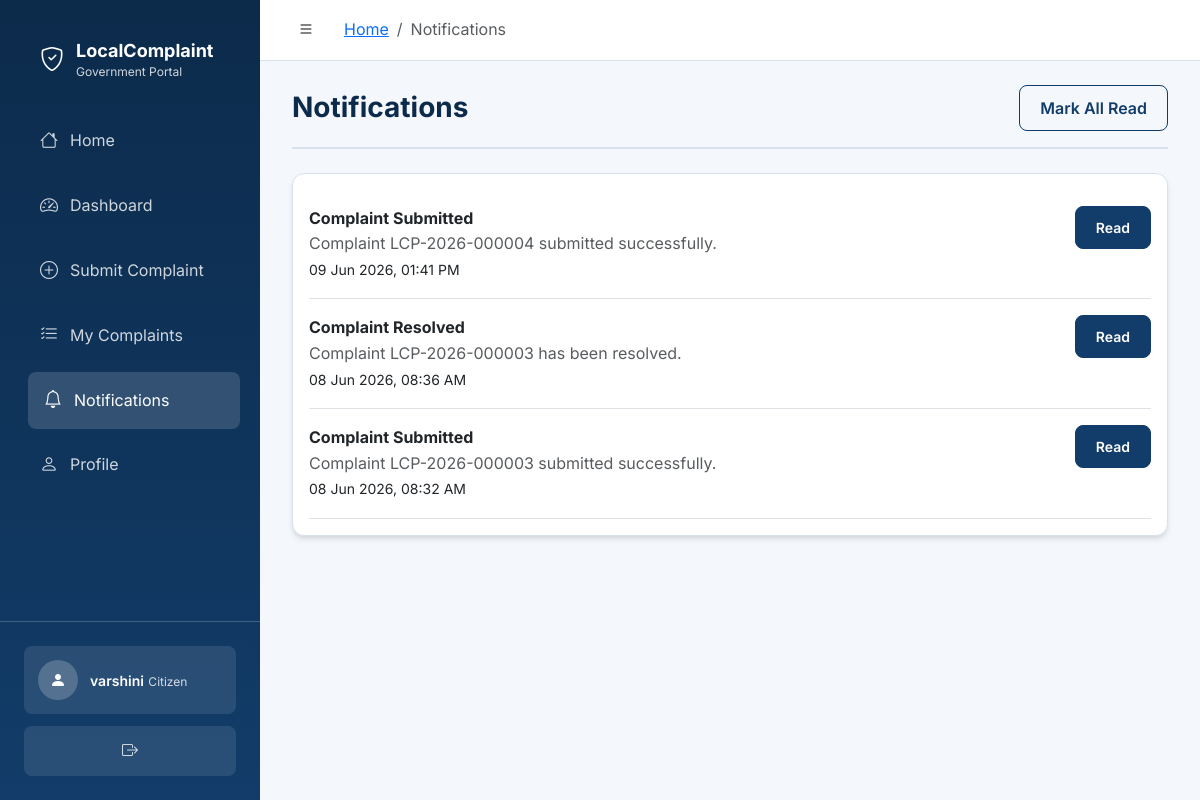
Page /citizen/notifications (signed in) on the earlier database version.
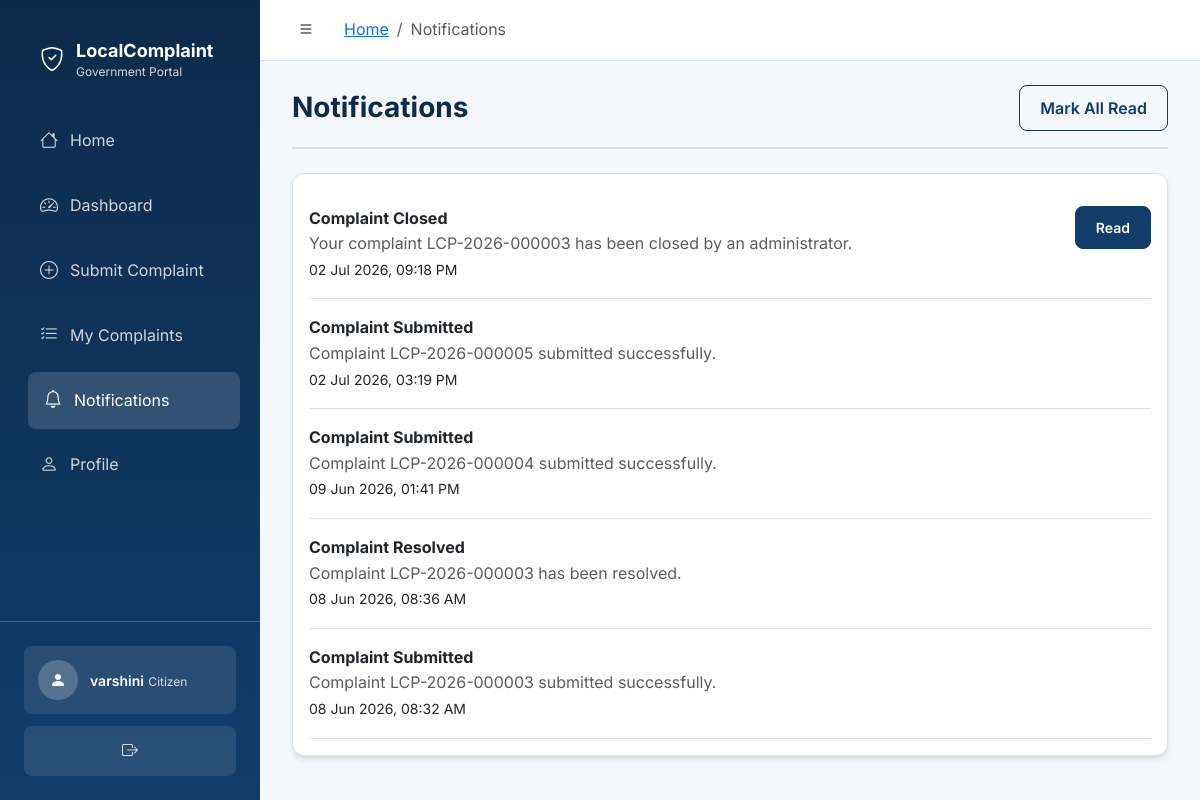
Same page on the later database version.
### backend/models/user.py (models this page shows, shortened)
class User(UserMixin, db.Model):
    __tablename__ = "users"
    ROLE_CITIZEN = "citizen"
    ROLE_OFFICER = "officer"
    ROLE_ADMIN = "admin"
    ROLES = (ROLE_CITIZEN, ROLE_OFFICER, ROLE_ADMIN)
    user_id = db.Column(db.Integer, primary_key=True, autoincrement=True)
    full_name = db.Column(db.String(120), nullable=False)
    email = db.Column(db.String(150), nullable=False, unique=True, index=True)
    password_hash = db.Column(db.String(255), nullable=False)
    phone = db.Column(db.String(20))
    role = db.Column(
        db.Enum(*ROLES, name="user_role"),
        nullable=False,
        default=ROLE_CITIZEN,
        index=True,
    )
    security_question = db.Column(db.String(255))
    security_answer_hash = db.Column(db.String(255))
    is_active = db.Column(db.Boolean, nullable=False, default=True, index=True)
    created_at = db.Column(db.DateTime, nullable=False, default=datetime.utcnow)
    updated_at = db.Column(
        db.DateTime,
        nullable=False,
        default=datetime.utcnow,
        onupdate=datetime.utcnow,
    )
    citizen_complaints = db.relationship(
        "Complaint",
        foreign_keys="Complaint.citizen_id",
        back_populates="citizen",
        lazy="dynamic",
    )
    assigned_complaints = db.relationship(
        "Complaint",
        foreign_keys="Complaint.assigned_officer_id",
        back_populates="assigned_officer",
        lazy="dynamic",
    )
    assigned_wards = db.relationship(
        "Ward",
        foreign_keys="Ward.assigned_officer_id",
        back_populates="assigned_officer",
        lazy="dynamic",
    )
    complaint_updates = db.relationship(
        "ComplaintUpdate",
        back_populates="updated_by_user",
        lazy="dynamic",
    )
    notifications = db.relationship(
        "Notification",
        back_populates="user",
        lazy="dynamic",
        cascade="all, delete-orphan",
    )
    feedback_entries = db.relationship(
        "Feedback",
        back_populates="citizen",
        lazy="dynamic",
    )
    activity_logs = db.relationship(
        "ActivityLog",
        back_populates="user",
        lazy="dynamic",
    )

### backend/models/notification.py (models this page shows, shortened)
class Notification(db.Model):
    __tablename__ = "notifications"
    TYPE_COMPLAINT_SUBMITTED = "Complaint Submitted"
    TYPE_COMPLAINT_ASSIGNED = "Complaint Assigned"
    TYPE_STATUS_UPDATED = "Status Updated"
    TYPE_COMPLAINT_RESOLVED = "Complaint Resolved"
    TYPE_COMPLAINT_CLOSED = "Complaint Closed"
    TYPE_SYSTEM = "System"
    TYPES = (
        TYPE_COMPLAINT_SUBMITTED,
        TYPE_COMPLAINT_ASSIGNED,
        TYPE_STATUS_UPDATED,
        TYPE_COMPLAINT_RESOLVED,
        TYPE_COMPLAINT_CLOSED,
        TYPE_SYSTEM,
    )
    notification_id = db.Column(db.Integer, primary_key=True, autoincrement=True)
    user_id = db.Column(
        db.Integer,
        db.ForeignKey("users.user_id", ondelete="CASCADE", onupdate="CASCADE"),
        nullable=False,
        index=True,
    )
    complaint_id = db.Column(
        db.Integer,
        db.ForeignKey(
            "complaints.complaint_id",
            ondelete="SET NULL",
            onupdate="CASCADE",
        ),
        index=True,
    )
    message = db.Column(db.Text, nullable=False)
    notification_type = db.Column(
        db.Enum(*TYPES, name="notification_type"),
        nullable=False,
        default=TYPE_SYSTEM,
    )
    is_read = db.Column(db.Boolean, nullable=False, default=False, index=True)
    is_active = db.Column(db.Boolean, nullable=False, default=True)
    created_at = db.Column(
        db.DateTime,
        nullable=False,
        default=datetime.utcnow,
        index=True,
    )
    updated_at = db.Column(
        db.DateTime,
        nullable=False,
        default=datetime.utcnow,
        onupdate=datetime.utcnow,
    )
    user = db.relationship(
        "User",
        back_populates="notifications",
    )
    complaint = db.relationship(
        "Complaint",
        back_populates="notifications",
    )

### backend/routes/citizen_routes.py (the view)
@citizen_bp.route("/notifications")
@citizen_required
def notifications():
    citizen_notifications = (
        Notification.query.filter(
            Notification.user_id == current_user.user_id,
            Notification.is_active.is_(True),
        )
        .options(db.joinedload(Notification.complaint))
        .order_by(Notification.created_at.desc())
        .all()
    )
    return render_template(
        "citizen/notifications.html",
        notifications=citizen_notifications,
    )

### backend/templates/citizen/notifications.html (shortened to what this page needs)
{% extends "base_dashboard.html" %}
{% block content %}
<div class="page-header"><h1 class="h3">Notifications</h1><form autocomplete="off" method="post" action="{{ url_for('citizen.mark_all_notifications_read_route') }}">
<input type="hidden" name="csrf_token" value="{{ csrf_token() }}"/><button class="btn btn-outline-primary">Mark All Read</button></form></div>
<div class="card p-3">{% for notification in notifications %}
  <div class="d-flex justify-content-between border-bottom py-3">
    <div><strong>{{ notification.notification_type }}</strong><p class="mb-0 text-muted">{{ notification.message }}</p><small>{{ notification.created_at|datetime }}</small></div>
    {% if not notification.is_read %}<form autocomplete="off" method="post" action="{{ url_for('citizen.mark_notification_read_route', notification_id=notification.notification_id) }}">
<input type="hidden" name="csrf_token" value="{{ csrf_token() }}"/><button class="btn btn-sm btn-primary">Read</button></form>{% endif %}
  </div>{% else %}<p class="text-muted">No notifications.</p>{% endfor %}
</div>
{% endblock %}

### backend/templates/base_dashboard.html (shortened to what this page needs)
<!doctype html>
<html lang="en">
<head>
  <link href="https://cdn.jsdelivr.net/npm/bootstrap@5.3.3/dist/css/bootstrap.min.css" rel="stylesheet">
  <link href="https://cdn.jsdelivr.net/npm/bootstrap-icons@1.11.3/font/bootstrap-icons.min.css" rel="stylesheet">
  <link rel="stylesheet" href="{{ url_for('static', filename='css/style.css') }}">
</head>
<body class="dashboard-body">
  <aside class="sidebar" id="sidebar">
    <div class="sidebar-header">
      <a href="{{ url_for('index') }}" class="sidebar-brand">
        <div class="sidebar-brand-icon"><i class="bi bi-shield-check"></i></div>
        <div class="sidebar-brand-text">
          <span class="sidebar-brand-title">LocalComplaint</span>
          <span class="sidebar-brand-sub">Government Portal</span>
        </div>
      </a>
    </div>
    <nav class="sidebar-nav">
      {% block sidebar_nav %}
        {% if current_user.is_authenticated %}
          {% if current_user.role == 'citizen' %}
            {% include "components/sidebar_citizen.html" %}
          {% elif current_user.role == 'officer' %}
            {% include "components/sidebar_officer.html" %}
          {% elif current_user.role == 'admin' %}
            {% include "components/sidebar_admin.html" %}
          {% endif %}
        {% endif %}
      {% endblock %}
    </nav>
    <div class="sidebar-footer">
      <div class="sidebar-user">
        <div class="sidebar-user-avatar">
          <i class="bi bi-person-fill"></i>
        </div>
        <div class="sidebar-user-info">
          <span class="sidebar-user-name">{{ current_user.full_name if current_user.is_authenticated else 'Guest' }}</span>
          <span class="sidebar-user-role">{{ current_user.role | capitalize if current_user.is_authenticated else '' }}</span>
        </div>
      </div>
      <a href="{{ url_for('auth.logout') }}" class="sidebar-logout" title="Logout">
        <i class="bi bi-box-arrow-right"></i>
      </a>
    </div>
  </aside>
  <div class="main-wrapper">
    <header class="topbar">
      <button class="topbar-toggle" id="sidebarToggle" aria-label="Toggle sidebar">
        <i class="bi bi-list"></i>
      </button>
      <div class="topbar-breadcrumb">
        {% block breadcrumb %}
          {% set path_parts = request.path.strip('/').split('/') %}
          <nav aria-label="breadcrumb">
            <ol class="breadcrumb mb-0">
              <li class="breadcrumb-item"><a href="{{ url_for(current_user.role|lower + '.dashboard') if current_user.is_authenticated else url_for('index') }}">Home</a></li>
              {% for part in path_parts %}
                {% if part != current_user.role|lower %}
                  {% if loop.last %}
                    <li class="breadcrumb-item active" aria-current="page">{{ part | replace('_', ' ') | replace('-', ' ') | title }}</li>
                  {% else %}
                    <li class="breadcrumb-item text-muted">{{ part | replace('_', ' ') | replace('-', ' ') | title }}</li>
                  {% endif %}
                {% endif %}
              {% endfor %}
            </ol>
          </nav>
        {% endblock %}
      </div>
    </header>
    <main class="page-content">
      {% block content %}{% endblock %}
    </main>
  </div>
</body>
</html>

### backend/templates/components/sidebar_citizen.html
<a href="{{ url_for('index') }}" class="sidebar-link {{ 'active' if request.endpoint == 'index' else '' }}"><i class="bi bi-house"></i>Home</a>
<a href="{{ url_for('citizen.dashboard') }}" class="sidebar-link {{ 'active' if request.endpoint == 'citizen.dashboard' else '' }}"><i class="bi bi-speedometer2"></i>Dashboard</a>
<a href="{{ url_for('citizen.submit_complaint') }}" class="sidebar-link {{ 'active' if request.endpoint == 'citizen.submit_complaint' else '' }}"><i class="bi bi-plus-circle"></i>Submit Complaint</a>
<a href="{{ url_for('citizen.complaint_history') }}" class="sidebar-link {{ 'active' if request.endpoint == 'citizen.complaint_history' else '' }}"><i class="bi bi-list-check"></i>My Complaints</a>
<a href="{{ url_for('citizen.notifications') }}" class="sidebar-link {{ 'active' if request.endpoint == 'citizen.notifications' else '' }}"><i class="bi bi-bell"></i>Notifications</a>
<a href="{{ url_for('citizen.profile') }}" class="sidebar-link {{ 'active' if request.endpoint == 'citizen.profile' else '' }}"><i class="bi bi-person"></i>Profile</a>

Differences in the rows shown:
added Notification: notification_type "Complaint Closed", message "Your complaint LCP-2026-000003 has been closed by an administrator.", created_at "02 Jul 2026, 09:18 PM"
added Notification: notification_type "Complaint Submitted", message "Complaint LCP-2026-000005 submitted successfully.", created_at "02 Jul 2026, 03:19 PM"
changed Notification "Complaint LCP-2026-000004 submitted successfully.": no longer shows "Read"
changed Notification "Complaint Resolved": no longer shows "Read"
changed Notification "Complaint LCP-2026-000003 submitted successfully.": no longer shows "Read"
